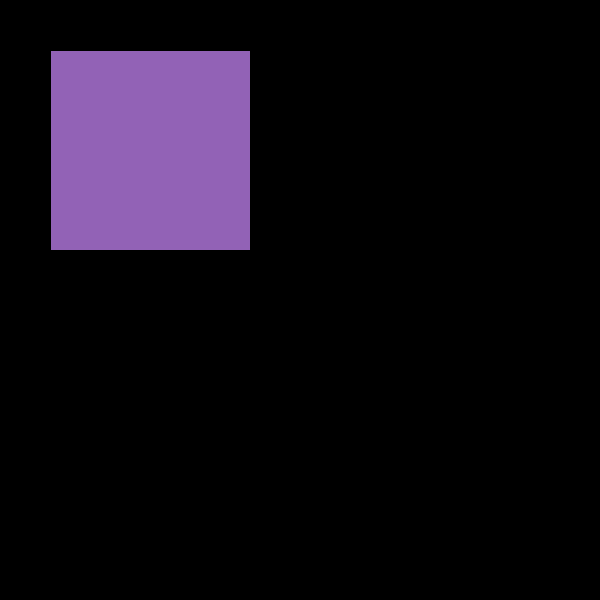
Frame 1 (no input)
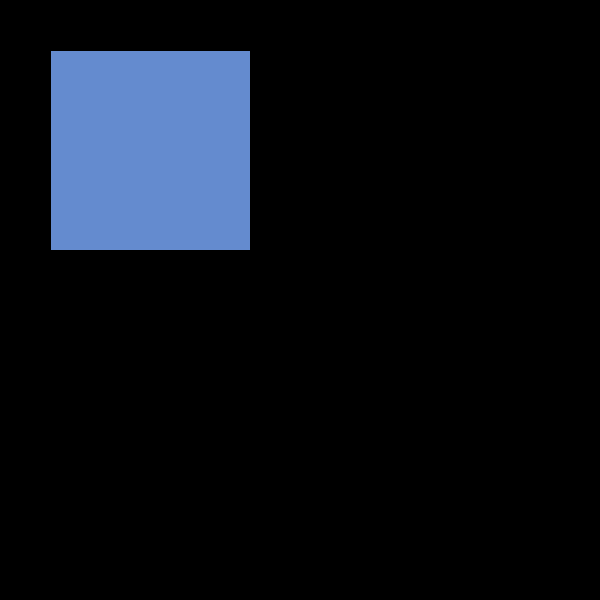
Frame 60 (the mouse pressed at the canvas centre just before this capture)
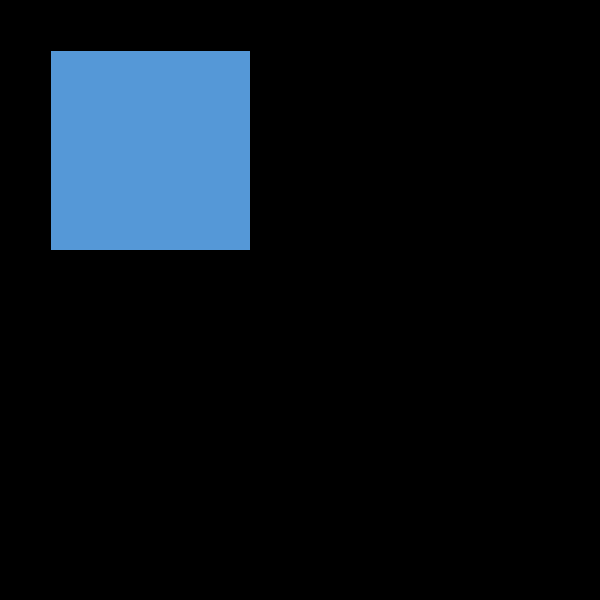
Frame 120 (the mouse held since frame 60 and released just before this capture)

The Processing sketch that drew these frames (run headless with seeded random() and noise(); from frame 60 on, the mouse is pressed at the canvas centre):

// Processing sketch: lerpColor
// ── lerpColor.pde

color c1 = #0ADCFF;
color c2 = #FF007C;

void setup(){
  size(600,600);
}


void draw(){
  
  background(0);
  
  float ratio = noise( frameCount / 10.0 );
  //
  //map( float(mouseX), 0, float(width), 0, 1 );
  color mixColor = lerpColor( c1, c2, ratio );
  
  fill( mixColor );
  rect( 50, 50, 200, 200 );
  
  
  
}
